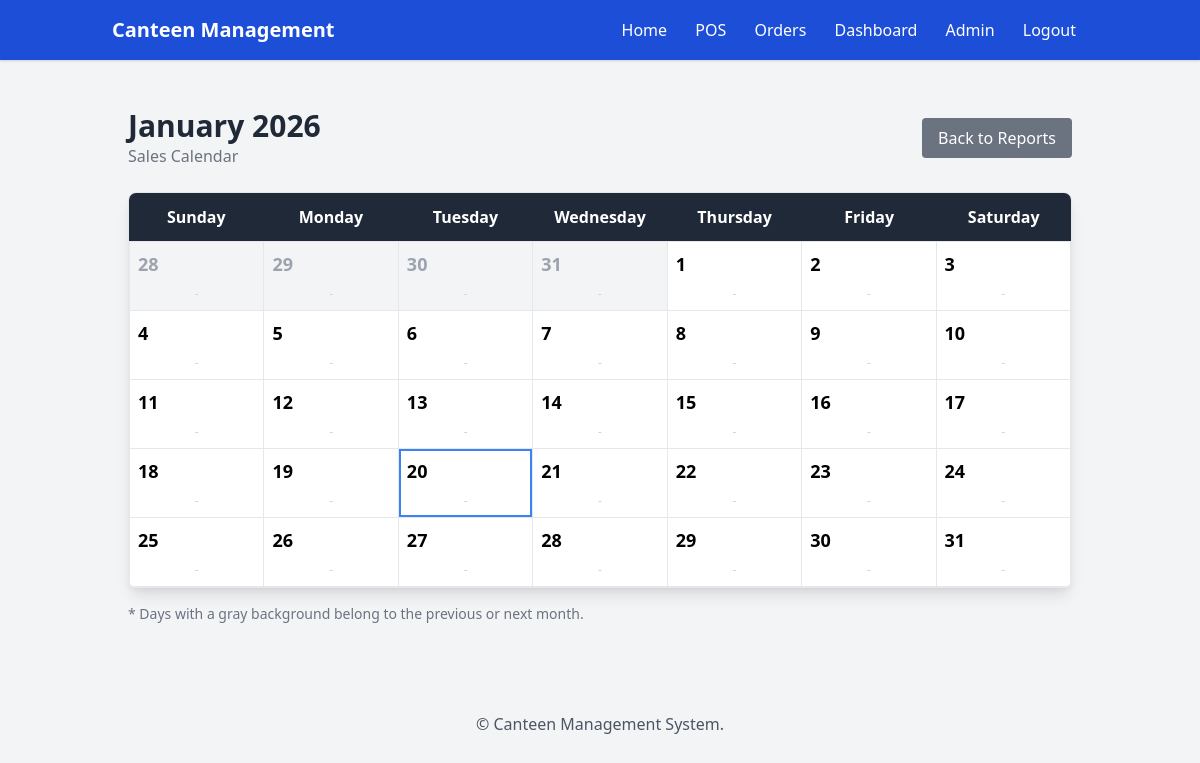
Before: /report/monthly-sales/ (signed in) with the older database file.
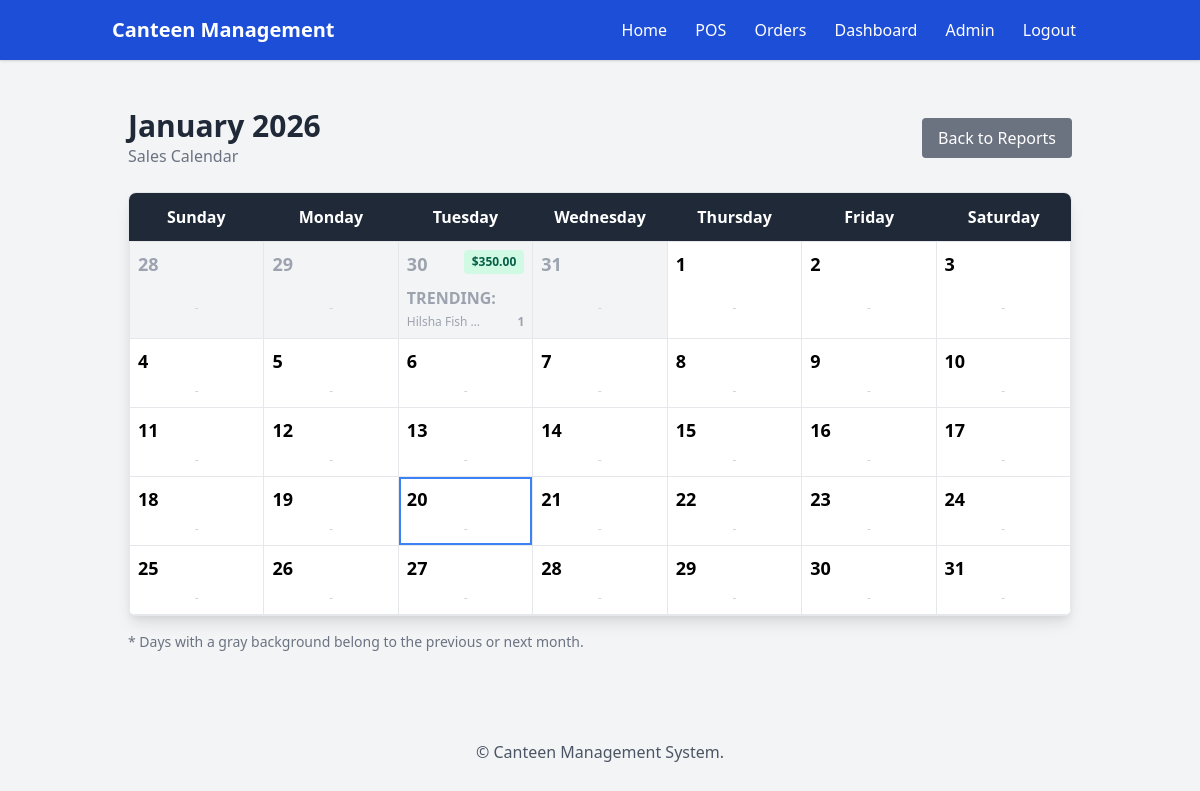
After: the same page with the newer database file.
### canteen/models.py (models this page shows, shortened)
class Product(models.Model):
    category = models.ForeignKey(Category, on_delete=models.SET_NULL, null=True, blank=True, related_name='products')
    name = models.CharField(max_length=200)
    description = models.TextField(blank=True)
    price = models.DecimalField(max_digits=9, decimal_places=2)
    image = models.ImageField(upload_to='products/', blank=True, null=True)
    in_stock = models.BooleanField(default=True)
    stock_qty = models.IntegerField(default=0)  # inventory count
    tags = models.CharField(max_length=200, blank=True)  # optional tags
    LOW_STOCK_LIMIT = 5  # threshold for low stock alert

### canteen/views.py (the view)
# urls.py: path('report/monthly-sales/', views.monthly_sales_detail, name='monthly_sales_detail'),
@login_required
def monthly_sales_detail(request):
    today = timezone.localdate()
    year = today.year
    month = today.month
    cal = calendar.Calendar(firstweekday=6)
    weeks = cal.monthdatescalendar(year, month)
    start_date = weeks[0][0]   # First day visible on calendar
    end_date = weeks[-1][-1]   # Last day visible on calendar
    all_orders = Order.objects.filter(
        created_at__date__range=[start_date, end_date],
        is_paid=True,
        cancelled=False
    ).prefetch_related('items__product')
    orders_by_date = {}
    for order in all_orders:
        d = order.created_at.date()
        if d not in orders_by_date:
            orders_by_date[d] = []
        orders_by_date[d].append(order)
    calendar_data = []
    for week in weeks:
        week_data = []
        for d in week:
            is_current_month = (d.month == month)
            day_orders = orders_by_date.get(d, [])
            total_sales = sum(o.total_amount for o in day_orders)
            product_sales = {}
            for o in day_orders:
                for item in o.items.all():
                    name = item.product.name
                    product_sales[name] = product_sales.get(name, 0) + item.quantity
            top_products = sorted(product_sales.items(), key=lambda x: x[1], reverse=True)[:3]
            week_data.append({
                'date_obj': d,
                'day_number': d.day,
                'total_sales': total_sales,
                'top_products': top_products,
                'is_current_month': is_current_month,
                'is_today': (d == today)
            })
        calendar_data.append(week_data)
    context = {
        'month_name': calendar.month_name[month],
        'year': year,
        'calendar_data': calendar_data,
    }
    return render(request, 'canteen/monthly_sales_detail.html', context)

### canteen/templates/canteen/monthly_sales_detail.html (shortened to what this page needs)
{% extends 'canteen/base.html' %}
{% block content %}
<div class="container mx-auto px-4 py-6">
    <div class="flex justify-between items-center mb-6">
        <div>
            <h2 class="text-3xl font-bold text-gray-800">{{ month_name }} {{ year }}</h2>
            <p class="text-gray-500">Sales Calendar</p>
        </div>
        <a href="{% url 'canteen:report' %}" class="bg-gray-500 text-white px-4 py-2 rounded hover:bg-gray-600">
            Back to Reports
        </a>
    </div>
    <div class="bg-white shadow-lg rounded-lg border border-gray-200 overflow-hidden">
        <div class="grid grid-cols-7 bg-gray-800 text-white text-center py-3 font-semibold">
            <div>Sunday</div>
            <div>Monday</div>
            <div>Tuesday</div>
            <div>Wednesday</div>
            <div>Thursday</div>
            <div>Friday</div>
            <div>Saturday</div>
        </div>
        <div class="grid grid-cols-7 border-l border-t border-gray-200">
            {% for week in calendar_data %}
                {% for day in week %}
                    <div class="min-h-[140px] border-r border-b border-gray-200 p-2 flex flex-col relative
                        {% if not day.is_current_month %} bg-gray-100 text-gray-400 {% else %} bg-white {% endif %}
                        {% if day.is_today %} ring-2 ring-inset ring-blue-500 {% endif %}">
                        <div class="flex justify-between items-start mb-2">
                            <span class="font-bold text-lg">{{ day.day_number }}</span>
                            {% if day.total_sales > 0 %}
                                <span class="bg-green-100 text-green-800 text-xs font-bold px-2 py-1 rounded">
                                    ${{ day.total_sales }}
                                </span>
                            {% endif %}
                        </div>
                        <div class="flex-grow overflow-y-auto">
                            {% if day.top_products %}
                                <p class="text-[10px] uppercase font-bold text-gray-400 mb-1">Trending:</p>
                                <ul class="space-y-1">
                                    {% for name, qty in day.top_products %}
                                    <li class="flex justify-between text-xs">
                                        <span class="truncate w-2/3" title="{{ name }}">{{ name }}</span>
                                        <span class="font-semibold">{{ qty }}</span>
                                    </li>
                                    {% endfor %}
                                </ul>
                            {% else %}
                                <div class="h-full flex items-center justify-center">
                                    <span class="text-xs text-gray-300">-</span>
                                </div>
                            {% endif %}
                        </div>
                    </div>
                {% endfor %}
            {% endfor %}
        </div>
    </div>
    <div class="mt-4 text-sm text-gray-500">
        * Days with a gray background belong to the previous or next month.
    </div>
</div>
{% endblock %}

Changed rows visible on the page:
now on this page (row edited): Product: top_products "Hilsha Fish…"
Other visible differences:
list line gone: "30 -"
new list line: "30 $ 350.00 TRENDING: 1"
